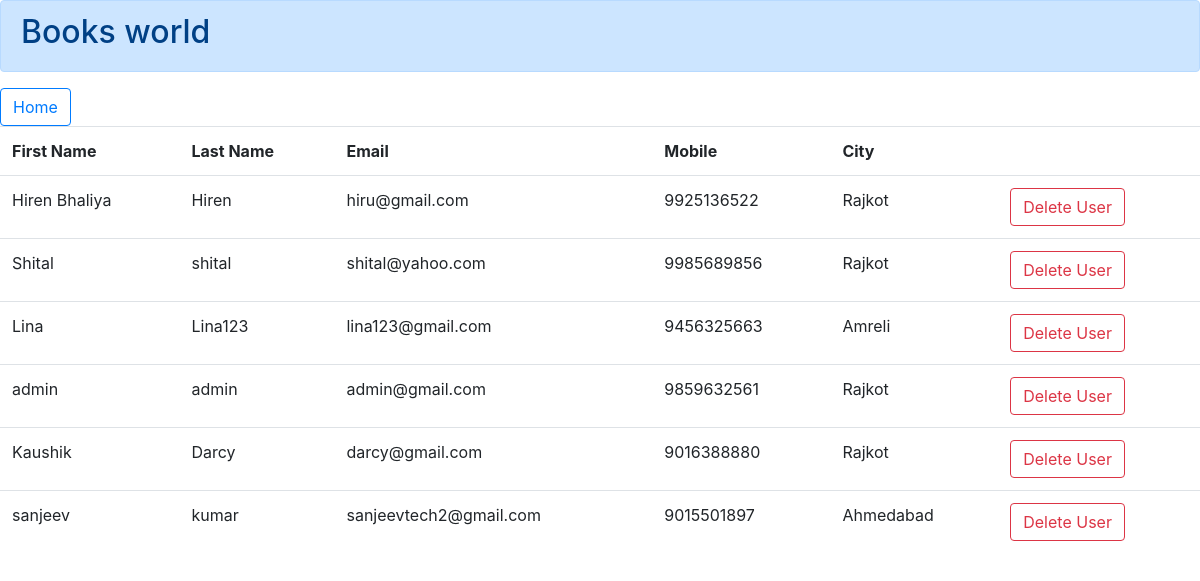
The page /Users.php on the database its author committed.
### tables this page shows
CREATE TABLE IF NOT EXISTS `user` (
  `u_id` int(4) NOT NULL AUTO_INCREMENT,
  `u_fname` varchar(35) NOT NULL,
  `u_lname` varchar(25) NOT NULL,
  `u_pwd` varchar(20) NOT NULL,
  `u_gender` varchar(7) NOT NULL,
  `u_email` varchar(35) NOT NULL,
  `u_contact` varchar(12) NOT NULL,
  `u_city` varchar(20) NOT NULL,
  PRIMARY KEY (`u_id`)
);

### Users.php (the view, shortened to what this page needs)
<?php
	include_once('Database.php');
?>
<!DOCTYPE html>
<html>
<head>
	<link rel="stylesheet" href="https://stackpath.bootstrapcdn.com/bootstrap/4.1.3/css/bootstrap.min.css">
</head>
<body>
	<header class="alert alert-primary">
		<h2>Books world</h2>
	</header>
		<a class="btn btn-outline-primary" href="Index.php">Home</a>
		<?php
			echo"<div class='nav justify-content-center'>";
			$sql = "SELECT u_fname, u_lname, u_gender, u_email, u_id, u_contact, u_city
			FROM user";
			$result = $conn->query($sql);
			echo "<table class='table'>";
			echo "<tr> <th>First Name</th> <th>Last Name</th> <th>Email</th> <th>Mobile</th> <th>City</th> <th></th></tr>";
			if ($result->num_rows > 0)
			{
			    while($row = $result->fetch_assoc())
			    {
			        echo "<tr>" ."<td>".$row["u_fname"]. "</td>" . "<td>". $row["u_lname"]. "</td>". "<td>". $row["u_email"]. "</td>". "<td>".
			        $row["u_contact"]. "</td>". "<td>". $row["u_city"]. "</td>". "<td>"."<a href='Admin_User.php?id=".$row['u_id']."'class='btn btn-outline-danger' name='delete'>Delete User</a>"."</td>" . "</tr>";
			    }
			}
			else
			{
			    echo "0 results";
			}
			echo "</table>";
			echo"</div>";
		?>
</body>
</html>

### rows shown on the page
user: u_fname "Hiren Bhaliya", u_lname "Hiren", u_email "hiru@gmail.com", u_contact "9925136522", u_city "Rajkot"
user: u_fname "Shital", u_lname "shital", u_email "shital@yahoo.com", u_contact "9985689856", u_city "Rajkot"
user: u_fname "Lina", u_lname "Lina123", u_email "lina123@gmail.com", u_contact "9456325663", u_city "Amreli"
user: u_fname "admin", u_lname "admin", u_email "admin@gmail.com", u_contact "9859632561", u_city "Rajkot"
user: u_fname "Kaushik", u_lname "Darcy", u_email "darcy@gmail.com", u_contact "9016388880", u_city "Rajkot"
user: u_fname "sanjeev", u_lname "kumar", u_email "sanjeevtech2@gmail.com", u_contact "9015501897", u_city "Ahmedabad"
